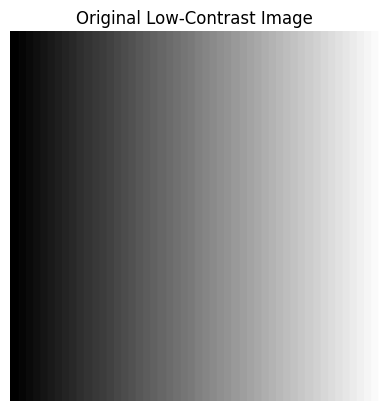
#> input picture Image/Contrast/output.png, 389 x 411 px
$ python contrast.py
#> lines starting #> are read from the running program, lines starting #| are printed output that depends on the picture
# Contrast ---> differcen between the dark and bright pixel

import cv2
import numpy as np

img = cv2.imread("output.png" , cv2.IMREAD_GRAYSCALE)
#> img is the input picture: shape (411, 389); min 0, max 255, mean 142.3

alpha = 1.8   # contrast factor

contrast_img = cv2.convertScaleAbs(img , alpha=alpha , beta=0)
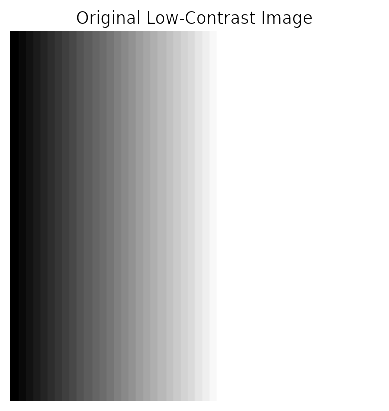
#> contrast_img: shape (411, 389); min 0, max 255, mean 190.8

cv2.imshow("original_img" , img)
cv2.imshow("Contrast_img" , contrast_img)

cv2.waitKey(0)
cv2.destroyAllWindows()
